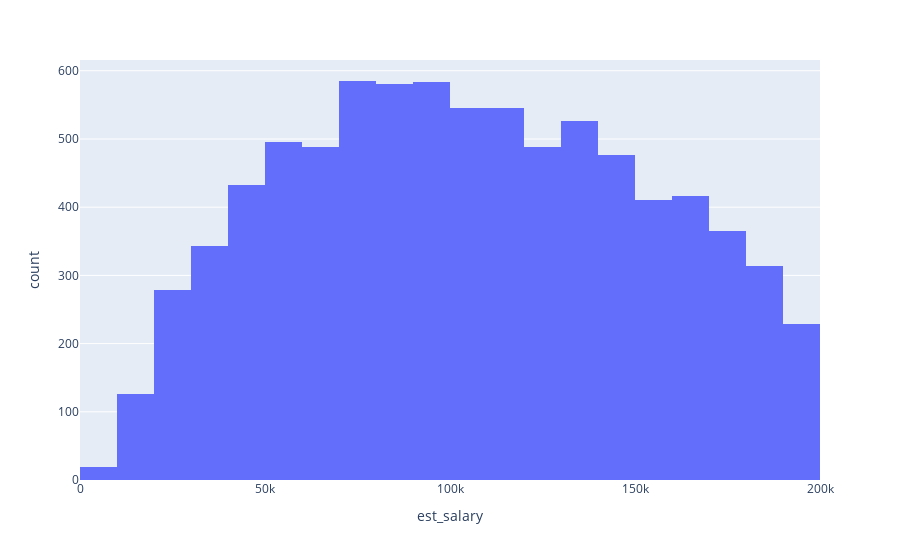

Source (notebook cell):
### Code cell
fig = px.histogram(df, x='est_salary')
fig.update_layout(xaxis_range=[0, 200000])
fig.show()

### Figure 1 — Plotly figure (JSON) as saved in the notebook; plotly's stock layout.template omitted (floating-point values rounded to 4 significant figures; data arrays with more than 128 entries replaced by an {"elided": "..."} marker saying what was removed)
{"data": [{"alignmentgroup": "True", "bingroup": "x", "hovertemplate": "est_salary=%{x}<br>count=%{y}<extra></extra>", "legendgroup": "", "marker": {"color": "#636efa", "pattern": {"shape": ""}}, "name": "", "offsetgroup": "", "orientation": "v", "showlegend": false, "type": "histogram", "x": {"elided": "9998 float values"}, "xaxis": "x", "yaxis": "y"}], "layout": {"barmode": "relative", "legend": {"tracegroupgap": 0}, "margin": {"t": 60}, "xaxis": {"anchor": "y", "domain": [0, 1], "range": [0, 200000], "title": {"text": "est_salary"}}, "yaxis": {"anchor": "x", "domain": [0, 1], "title": {"text": "count"}}}}
